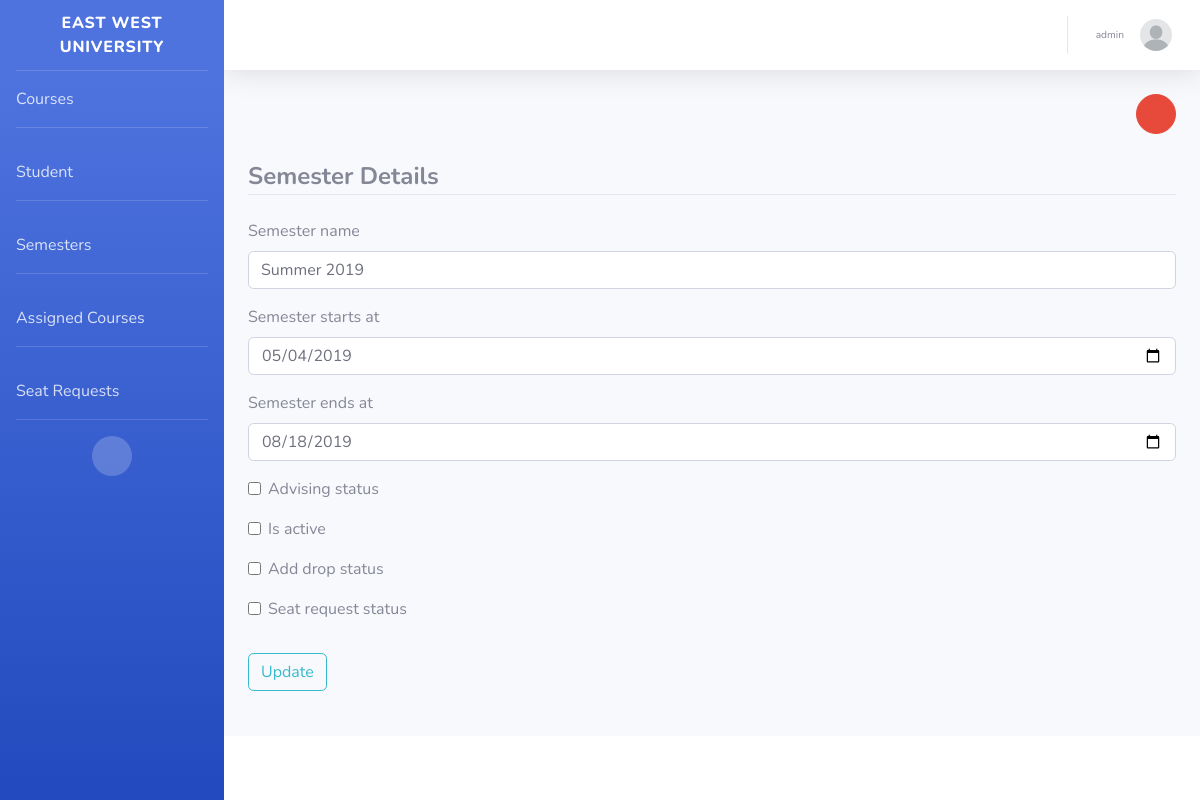
The app's page /semester-detail/1 (signed in), older data.
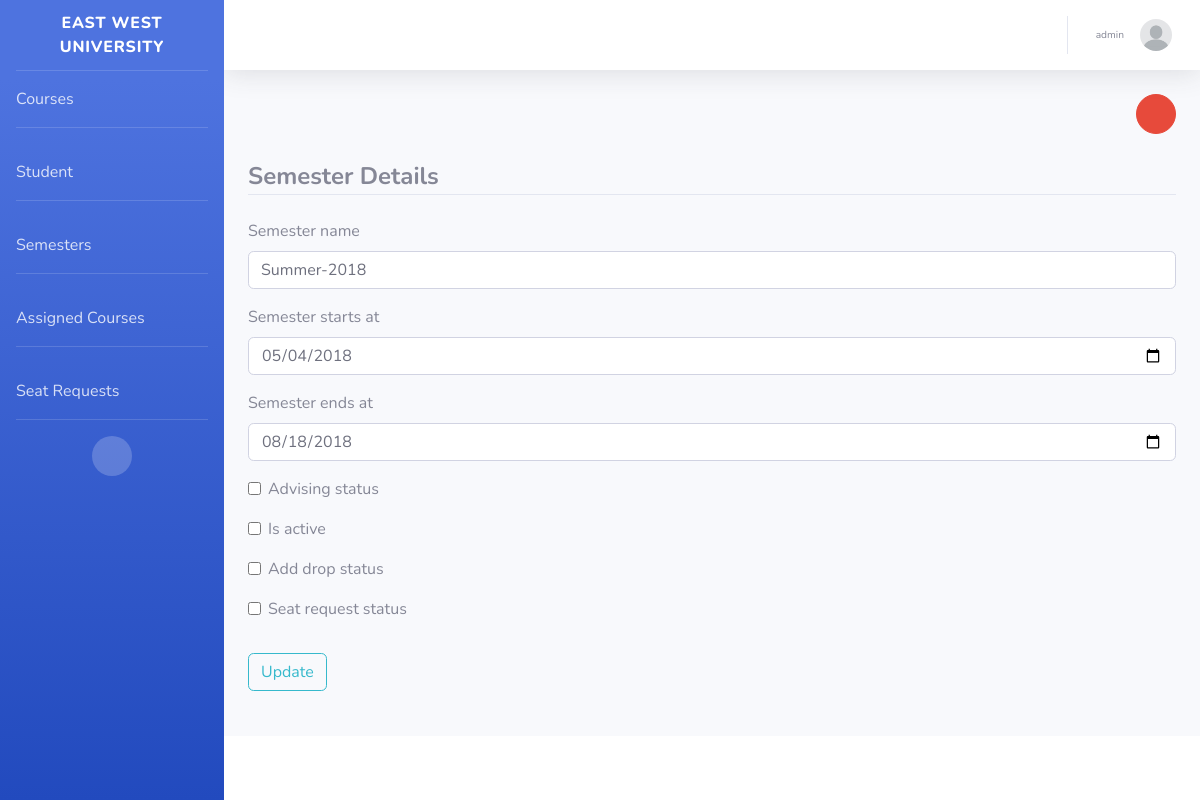
The same page, newer data.
### advising_portal/models.py (models this page shows, shortened)
class Semester(models.Model):
    semester_id = models.AutoField(primary_key=True)
    semester_name = models.CharField(max_length=50, validators=[RegexValidator(r'(Spring|Summer|Fall)\-[0-9]{4}')])
    semester_starts_at = models.DateField()
    semester_ends_at = models.DateField()
    created_at = models.DateTimeField(default=timezone.now)
    created_by = models.ForeignKey(User, on_delete=models.SET_NULL, null=True, related_name='semester_creator')
    updated_at = models.DateTimeField(null=True)
    updated_by = models.ForeignKey(User, on_delete=models.SET_NULL, null=True, related_name='semester_updater')
    advising_status = models.BooleanField(default=False)
    is_active = models.BooleanField(default=False)
    add_drop_status = models.BooleanField(default=False)
    seat_request_status = models.BooleanField(default=False)
    history = HistoricalRecords()
    class Meta:
        ordering = ['-semester_id']

### users/decorators.py (the view)
        def wrapper_func(request, *args, **kwargs):
            group = None
            if request.user.groups.exists():
                group = request.user.groups.all()[0].name
            if group in allowed_roles:
                return view_func(request, *args, **kwargs)
            else:
                return render(request, 'advising_portal/401.html')

### advising_portal/forms.py
class CreateSemesterForm(forms.ModelForm):
    class Meta:
        model = Semester
        fields = ('semester_name', 'semester_starts_at', 'semester_ends_at', 'advising_status', 'is_active', 'add_drop_status', 'seat_request_status')
        widgets = {
            'semester_starts_at': DateInput(attrs={'type': 'date'}),
            'semester_ends_at': DateInput(attrs={'type': 'date'})
        }
    def __init__(self, *args, **kwargs):
        super(CreateSemesterForm, self).__init__(*args, **kwargs)
        self.fields['advising_status'].required = False
        self.fields['is_active'].required = False
        self.fields['add_drop_status'].required = False

### advising_portal/templatetags/custom_tags.py (called while the page is built)
@register.filter(name='has_group')
def has_group(user, group_name):
    return user.groups.filter(name=group_name).exists()

### advising_portal/templates/advising_portal/semester_detail.html (shortened to what this page needs)
{% extends "advising_portal/base.html" %}
{% load crispy_forms_tags %}
{% block content %}
    <div class="content-section">
        <div align="right">
            <button class="btn btn-danger btn-circle" type="submit" data-toggle="modal"
                    data-target="#custom-delete-modal-id"><i class="fas fa-trash"></i></button>
        </div>
        <br>
        <form method="POST">
            <fieldset class="form-group">
                <legend class="border-bottom mb-4"><strong>Semester Details</strong></legend>
                {{ form|crispy }}
            </fieldset>
            <div class="form-group">
                <button class="btn btn-outline-info" type="submit">Update</button>
            </div>
        </form>
    </div>
{% endblock content %}

Row changes from the older to the newer data that the page shows:
changed Semester: semester_name "Summer 2019" → "Summer-2018"; semester_starts_at "05/04/2019" → "05/04/2018"; semester_ends_at "08/18/2019" → "08/18/2018"
